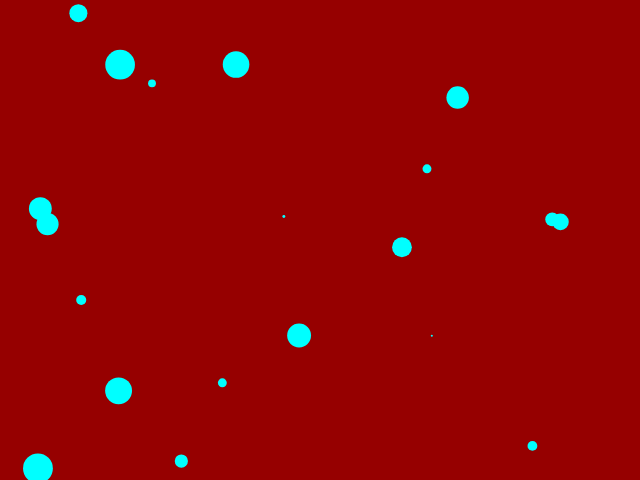
Frame 1 (no input)
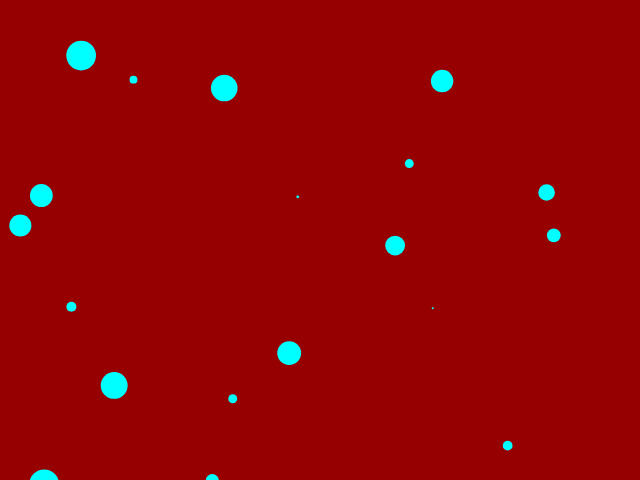
Frame 60 (no input)
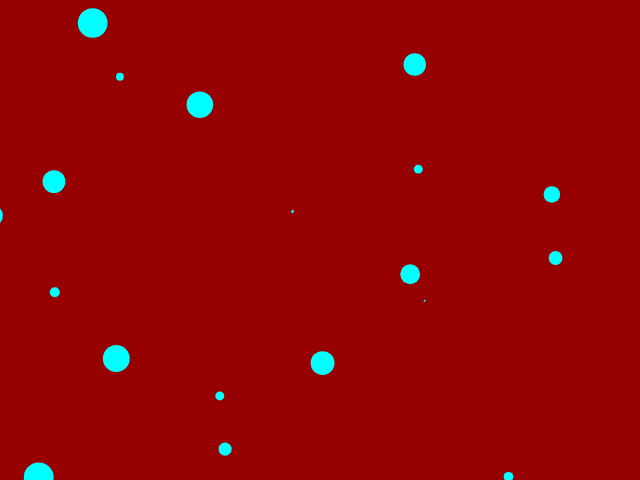
Frame 120 (the mouse pressed at the canvas centre since frame 60)

The p5.js sketch that drew these frames (run headless with seeded random() and noise() and a simulated clock; from frame 60 on, the mouse is pressed at the canvas centre):

// p5.js sketch
// ── sketch.js
var xPosition = [];
var yPosition = [];
var BallSize = [];

function setup() {
	createCanvas(640, 480);
	noStroke();
	for (var i = 0; i < 20; i++) {
		xPosition[i] = random(0, 640);
		yPosition[i] = random(0, 480);
		BallSize[i] = random(30);


	}
}

function draw() {
	background(150, 0, 0);

	for (var i = 0; i < 20; i++) {
		xPosition[i] = xPosition[i] + random(-4, 4);
		yPosition[i] = yPosition[i] + random(-4, 4);

		fill(0, 255, 255);
		ellipse(xPosition[i], yPosition[i], BallSize[i], BallSize[i]);
	}
}
